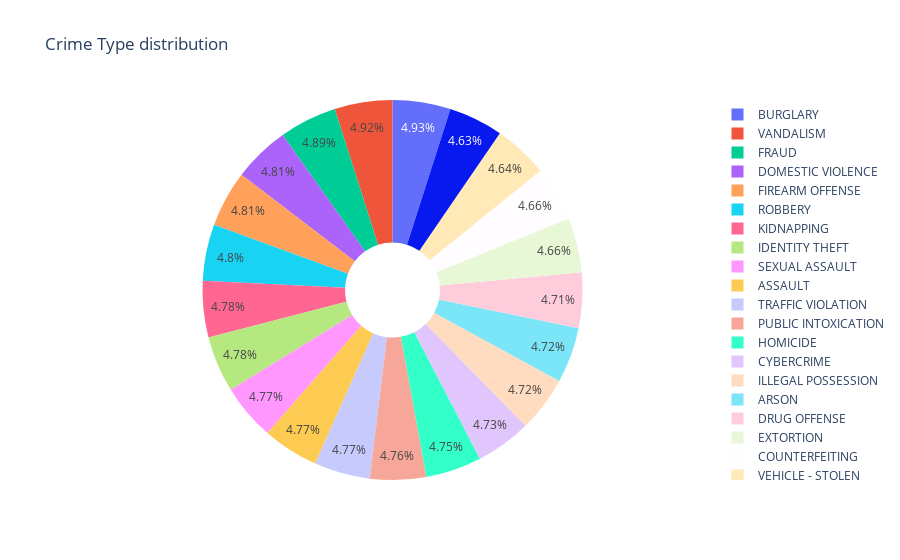

Write notebook code for a chart like this one.
### Code cell
fig = px.pie(crime_type, names = 'Crime Description', values = 'count', 
title = 'Crime Type distribution', 
hole = 0.25)
fig.show()

### Figure 1 — Plotly figure (JSON) as saved in the notebook; plotly's stock layout.template omitted (floating-point values rounded to 4 significant figures)
{"data": [{"domain": {"x": [0, 1], "y": [0, 1]}, "hole": 0.25, "hovertemplate": "Crime Description=%{label}<br>count=%{value}<extra></extra>", "labels": ["BURGLARY", "VANDALISM", "FRAUD", "DOMESTIC VIOLENCE", "FIREARM OFFENSE", "ROBBERY", "KIDNAPPING", "IDENTITY THEFT", "SEXUAL ASSAULT", "ASSAULT", "TRAFFIC VIOLATION", "PUBLIC INTOXICATION", "HOMICIDE", "CYBERCRIME", "ILLEGAL POSSESSION", "ARSON", "DRUG OFFENSE", "EXTORTION", "COUNTERFEITING", "VEHICLE - STOLEN", "SHOPLIFTING"], "legendgroup": "", "name": "", "showlegend": true, "type": "pie", "values": [1980, 1975, 1965, 1932, 1931, 1928, 1920, 1918, 1917, 1915, 1915, 1912, 1909, 1899, 1895, 1894, 1890, 1873, 1871, 1862, 1859]}], "layout": {"legend": {"tracegroupgap": 0}, "title": {"text": "Crime Type distribution"}}}
